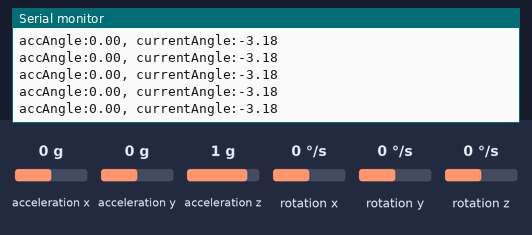
Recording of a sketch running on a simulated Arduino Uno, built with avr-gcc and run on an emulated ATmega328P. On the bench: the last lines printed to the serial monitor. The inputs (shaded band) are chosen by the test bench; at power-on: acceleration x 0 g, acceleration z 1 g, acceleration y 0 g, rotation x 0 °/s, rotation y 0 °/s, rotation z 0 °/s.

Above: at 1.2 s.
1.3 s: acceleration x set to -1.4 g
At 2.0 s:
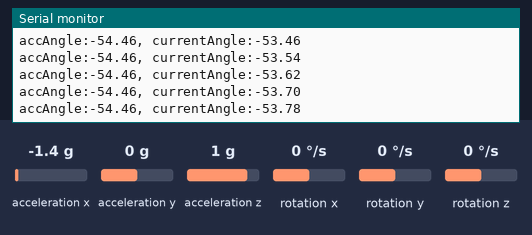
4.3 s: acceleration x set to 0 g
At 4.9 s:
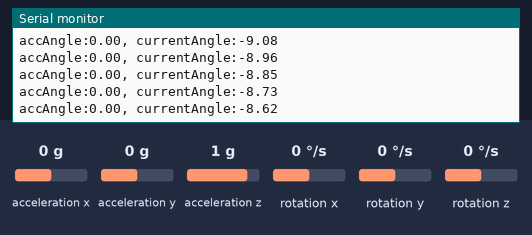
7.3 s: acceleration x set to -0.8 g
At 8.0 s:
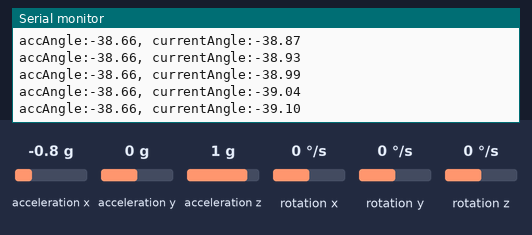
10.3 s: acceleration z set to -1.4 g
At 10.9 s:
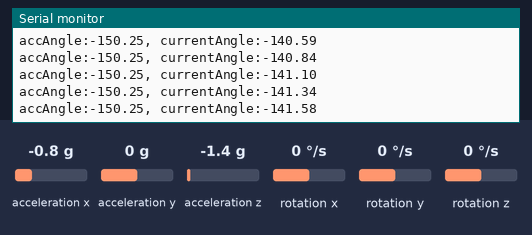
11.8 s: acceleration z set to 0 g
At 12.8 s:
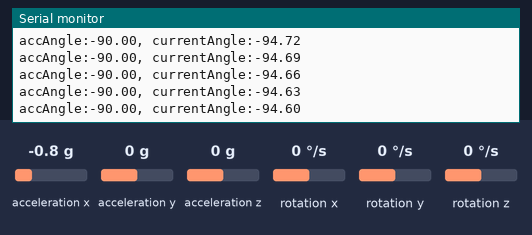
Timing chart, 0 to 13.3 s (numbered marks = the images above; inputs shaded):
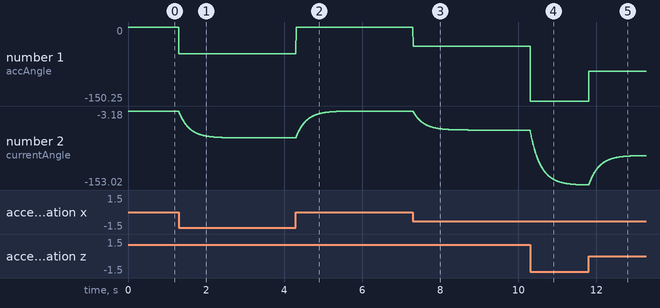

The sketch:

ComplimentaryFilter.ino
```cpp
#include "Wire.h"
#include "I2Cdev.h"
#include "MPU6050.h"
#include "math.h"

MPU6050 mpu;
int16_t ax, ay, az, gx, gy, gz;

int16_t accX, accZ;
float accAngle;

int16_t gyroY, gyroRate;
float gyroAngle=0;
float currentAngle=0;
float currentAngle_offset = 3.18;
unsigned long currTime, prevTime, loopTime;
float alpha = 0.98;

void setup() {
  mpu.initialize();
  Serial.begin(115200);

  prevTime = micros();
}

void loop() {
  currTime = micros();
  loopTime = currTime - prevTime;
  prevTime = currTime;


  mpu.getMotion6(&ax, &ay, &az, &gx, &gy, &gz);
  accX = ax;
  accZ = az;
  gyroY = gy;


  gyroRate = gyroY/131.0;

  accAngle = atan2(accX, accZ)*RAD_TO_DEG;

  currentAngle = alpha*(currentAngle + (float)gyroRate*loopTime/1000000.0) + (1-alpha) * (accAngle);


  Serial.print("accAngle:");
  Serial.print(accAngle);
  Serial.print(", ");
  Serial.print("currentAngle:");
  Serial.print(currentAngle-currentAngle_offset);
  Serial.println();


}
```

Measured:
- after the input at 1.3 s, the serial monitor: prints a new line at once (image 1)
- plotted number 1: 0 → -54.46 after the input at 1.3 s
- plotted number 2: -3.18 → -57.64 after the input at 1.3 s
